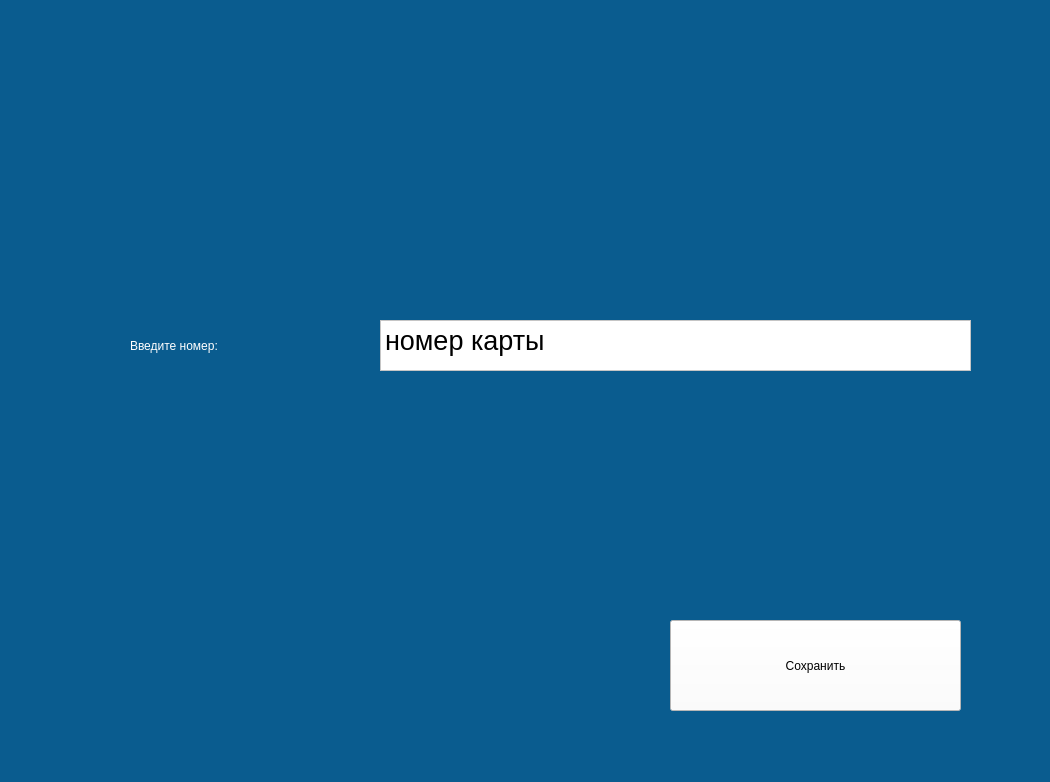
<?xml version="1.0" encoding="UTF-8"?>
<ui version="4.0">
 <class>Form</class>
 <widget class="QWidget" name="Form">
  <property name="geometry">
   <rect>
    <x>0</x>
    <y>0</y>
    <width>1050</width>
    <height>782</height>
   </rect>
  </property>
  <property name="windowTitle">
   <string>Form</string>
  </property>
  <property name="styleSheet">
   <string notr="true">background-color: rgb(10, 92, 143);</string>
  </property>
  <widget class="QLabel" name="label_3">
   <property name="geometry">
    <rect>
     <x>130</x>
     <y>320</y>
     <width>221</width>
     <height>51</height>
    </rect>
   </property>
   <property name="styleSheet">
    <string notr="true">font: 75 italic 20pt &quot;Times New Roman&quot;;
color: rgb(255, 255, 255);</string>
   </property>
   <property name="text">
    <string>Введите номер:</string>
   </property>
  </widget>
  <widget class="QTextEdit" name="textEdit">
   <property name="geometry">
    <rect>
     <x>380</x>
     <y>320</y>
     <width>591</width>
     <height>51</height>
    </rect>
   </property>
   <property name="styleSheet">
    <string notr="true">background-color: rgb(255, 255, 255);
font: 20pt &quot;Times New Roman&quot;;</string>
   </property>
   <property name="html">
    <string>&lt;!DOCTYPE HTML PUBLIC &quot;-//W3C//DTD HTML 4.0//EN&quot; &quot;http://www.w3.org/TR/REC-html40/strict.dtd&quot;&gt;
&lt;html&gt;&lt;head&gt;&lt;meta name=&quot;qrichtext&quot; content=&quot;1&quot; /&gt;&lt;style type=&quot;text/css&quot;&gt;
p, li { white-space: pre-wrap; }
&lt;/style&gt;&lt;/head&gt;&lt;body style=&quot; font-family:'Times New Roman'; font-size:20pt; font-weight:400; font-style:normal;&quot;&gt;
&lt;p style=&quot; margin-top:0px; margin-bottom:0px; margin-left:0px; margin-right:0px; -qt-block-indent:0; text-indent:0px;&quot;&gt;&lt;span style=&quot; font-family:'MS Shell Dlg 2';&quot;&gt;номер карты&lt;/span&gt;&lt;/p&gt;&lt;/body&gt;&lt;/html&gt;</string>
   </property>
  </widget>
  <widget class="QPushButton" name="pushButton_2">
   <property name="geometry">
    <rect>
     <x>670</x>
     <y>620</y>
     <width>291</width>
     <height>91</height>
    </rect>
   </property>
   <property name="styleSheet">
    <string notr="true">background-color: rgb(255, 255, 255);
font: 75 20pt &quot;Times New Roman&quot;;</string>
   </property>
   <property name="text">
    <string>Сохранить</string>
   </property>
  </widget>
 </widget>
 <resources/>
 <connections/>
</ui>
